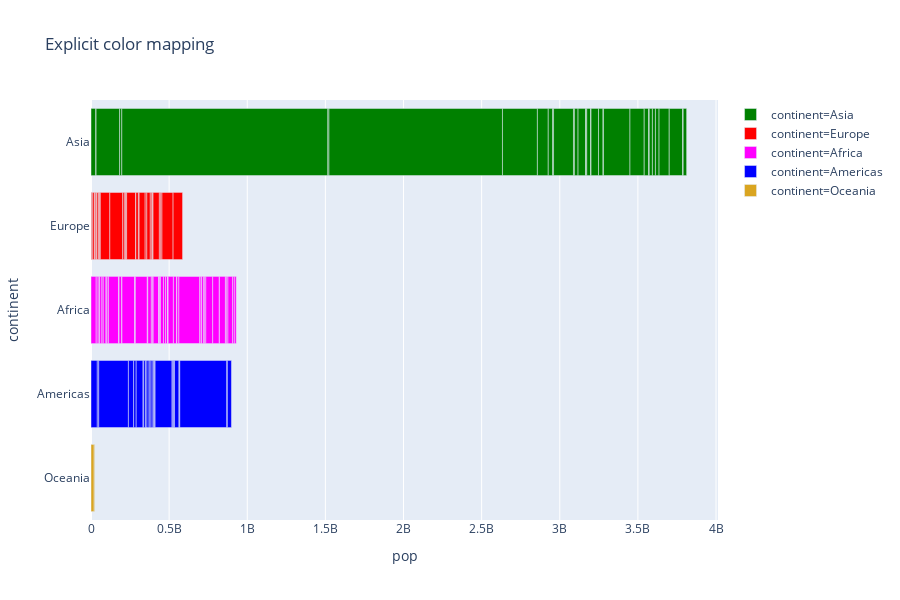

Source (notebook cell):
### Code cell
import plotly.express as px
df = px.data.gapminder().query("year == 2007")
fig = px.bar(df, y="continent", x="pop", color="continent", orientation="h", hover_name="country",
             color_discrete_map={
                "Europe": "red",
                "Asia": "green",
                "Americas": "blue",
                "Oceania": "goldenrod",
                "Africa": "magenta"},
             title="Explicit color mapping")

fig.show()

### Figure 1 — Plotly figure (JSON) as saved in the notebook; plotly's stock layout.template omitted (floating-point values rounded to 4 significant figures)
{"data": [{"alignmentgroup": "True", "hoverlabel": {"namelength": 0}, "hovertemplate": "<b>%{hovertext}</b><br><br>continent=%{y}<br>pop=%{x}", "hovertext": ["Afghanistan", "Bahrain", "Bangladesh", "Cambodia", "China", "Hong Kong, China", "India", "Indonesia", "Iran", "Iraq", "Israel", "Japan", "Jordan", "Korea, Dem. Rep.", "Korea, Rep.", "Kuwait", "Lebanon", "Malaysia", "Mongolia", "Myanmar", "Nepal", "Oman", "Pakistan", "Philippines", "Saudi Arabia", "Singapore", "Sri Lanka", "Syria", "Taiwan", "Thailand", "Vietnam", "West Bank and Gaza", "Yemen, Rep."], "legendgroup": "continent=Asia", "marker": {"color": "green"}, "name": "continent=Asia", "offsetgroup": "continent=Asia", "orientation": "h", "showlegend": true, "textposition": "auto", "type": "bar", "x": [31889923, 708573, 150448339, 14131858, 1318683096, 6980412, 1110396331, 223547000, 69453570, 27499638, 6426679, 127467972, 6053193, 23301725, 49044790, 2505559, 3921278, 24821286, 2874127, 47761980, 28901790, 3204897, 169270617, 91077287, 27601038, 4553009, 20378239, 19314747, 23174294, 65068149, 85262356, 4018332, 22211743], "xaxis": "x", "y": ["Asia", "Asia", "Asia", "Asia", "Asia", "Asia", "Asia", "Asia", "Asia", "Asia", "Asia", "Asia", "Asia", "Asia", "Asia", "Asia", "Asia", "Asia", "Asia", "Asia", "Asia", "Asia", "Asia", "Asia", "Asia", "Asia", "Asia", "Asia", "Asia", "Asia", "Asia", "Asia", "Asia"], "yaxis": "y"}, {"alignmentgroup": "True", "hoverlabel": {"namelength": 0}, "hovertemplate": "<b>%{hovertext}</b><br><br>continent=%{y}<br>pop=%{x}", "hovertext": ["Albania", "Austria", "Belgium", "Bosnia and Herzegovina", "Bulgaria", "Croatia", "Czech Republic", "Denmark", "Finland", "France", "Germany", "Greece", "Hungary", "Iceland", "Ireland", "Italy", "Montenegro", "Netherlands", "Norway", "Poland", "Portugal", "Romania", "Serbia", "Slovak Republic", "Slovenia", "Spain", "Sweden", "Switzerland", "Turkey", "United Kingdom"], "legendgroup": "continent=Europe", "marker": {"color": "red"}, "name": "continent=Europe", "offsetgroup": "continent=Europe", "orientation": "h", "showlegend": true, "textposition": "auto", "type": "bar", "x": [3600523, 8199783, 10392226, 4552198, 7322858, 4493312, 10228744, 5468120, 5238460, 61083916, 82400996, 10706290, 9956108, 301931, 4109086, 58147733, 684736, 16570613, 4627926, 38518241, 10642836, 22276056, 10150265, 5447502, 2009245, 40448191, 9031088, 7554661, 71158647, 60776238], "xaxis": "x", "y": ["Europe", "Europe", "Europe", "Europe", "Europe", "Europe", "Europe", "Europe", "Europe", "Europe", "Europe", "Europe", "Europe", "Europe", "Europe", "Europe", "Europe", "Europe", "Europe", "Europe", "Europe", "Europe", "Europe", "Europe", "Europe", "Europe", "Europe", "Europe", "Europe", "Europe"], "yaxis": "y"}, {"alignmentgroup": "True", "hoverlabel": {"namelength": 0}, "hovertemplate": "<b>%{hovertext}</b><br><br>continent=%{y}<br>pop=%{x}", "hovertext": ["Algeria", "Angola", "Benin", "Botswana", "Burkina Faso", "Burundi", "Cameroon", "Central African Republic", "Chad", "Comoros", "Congo, Dem. Rep.", "Congo, Rep.", "Cote d'Ivoire", "Djibouti", "Egypt", "Equatorial Guinea", "Eritrea", "Ethiopia", "Gabon", "Gambia", "Ghana", "Guinea", "Guinea-Bissau", "Kenya", "Lesotho", "Liberia", "Libya", "Madagascar", "Malawi", "Mali", "Mauritania", "Mauritius", "Morocco", "Mozambique", "Namibia", "Niger", "Nigeria", "Reunion", "Rwanda", "Sao Tome and Principe", "Senegal", "Sierra Leone", "Somalia", "South Africa", "Sudan", "Swaziland", "Tanzania", "Togo", "Tunisia", "Uganda", "Zambia", "Zimbabwe"], "legendgroup": "continent=Africa", "marker": {"color": "magenta"}, "name": "continent=Africa", "offsetgroup": "continent=Africa", "orientation": "h", "showlegend": true, "textposition": "auto", "type": "bar", "x": [33333216, 12420476, 8078314, 1639131, 14326203, 8390505, 17696293, 4369038, 10238807, 710960, 64606759, 3800610, 18013409, 496374, 80264543, 551201, 4906585, 76511887, 1454867, 1688359, 22873338, 9947814, 1472041, 35610177, 2012649, 3193942, 6036914, 19167654, 13327079, 12031795, 3270065, 1250882, 33757175, 19951656, 2055080, 12894865, 135031164, 798094, 8860588, 199579, 12267493, 6144562, 9118773, 43997828, 42292929, 1133066, 38139640, 5701579, 10276158, 29170398, 11746035, 12311143], "xaxis": "x", "y": ["Africa", "Africa", "Africa", "Africa", "Africa", "Africa", "Africa", "Africa", "Africa", "Africa", "Africa", "Africa", "Africa", "Africa", "Africa", "Africa", "Africa", "Africa", "Africa", "Africa", "Africa", "Africa", "Africa", "Africa", "Africa", "Africa", "Africa", "Africa", "Africa", "Africa", "Africa", "Africa", "Africa", "Africa", "Africa", "Africa", "Africa", "Africa", "Africa", "Africa", "Africa", "Africa", "Africa", "Africa", "Africa", "Africa", "Africa", "Africa", "Africa", "Africa", "Africa", "Africa"], "yaxis": "y"}, {"alignmentgroup": "True", "hoverlabel": {"namelength": 0}, "hovertemplate": "<b>%{hovertext}</b><br><br>continent=%{y}<br>pop=%{x}", "hovertext": ["Argentina", "Bolivia", "Brazil", "Canada", "Chile", "Colombia", "Costa Rica", "Cuba", "Dominican Republic", "Ecuador", "El Salvador", "Guatemala", "Haiti", "Honduras", "Jamaica", "Mexico", "Nicaragua", "Panama", "Paraguay", "Peru", "Puerto Rico", "Trinidad and Tobago", "United States", "Uruguay", "Venezuela"], "legendgroup": "continent=Americas", "marker": {"color": "blue"}, "name": "continent=Americas", "offsetgroup": "continent=Americas", "orientation": "h", "showlegend": true, "textposition": "auto", "type": "bar", "x": [40301927, 9119152, 190010647, 33390141, 16284741, 44227550, 4133884, 11416987, 9319622, 13755680, 6939688, 12572928, 8502814, 7483763, 2780132, 108700891, 5675356, 3242173, 6667147, 28674757, 3942491, 1056608, 301139947, 3447496, 26084662], "xaxis": "x", "y": ["Americas", "Americas", "Americas", "Americas", "Americas", "Americas", "Americas", "Americas", "Americas", "Americas", "Americas", "Americas", "Americas", "Americas", "Americas", "Americas", "Americas", "Americas", "Americas", "Americas", "Americas", "Americas", "Americas", "Americas", "Americas"], "yaxis": "y"}, {"alignmentgroup": "True", "hoverlabel": {"namelength": 0}, "hovertemplate": "<b>%{hovertext}</b><br><br>continent=%{y}<br>pop=%{x}", "hovertext": ["Australia", "New Zealand"], "legendgroup": "continent=Oceania", "marker": {"color": "goldenrod"}, "name": "continent=Oceania", "offsetgroup": "continent=Oceania", "orientation": "h", "showlegend": true, "textposition": "auto", "type": "bar", "x": [20434176, 4115771], "xaxis": "x", "y": ["Oceania", "Oceania"], "yaxis": "y"}], "layout": {"barmode": "relative", "height": 600, "legend": {"tracegroupgap": 0}, "title": {"text": "Explicit color mapping"}, "xaxis": {"anchor": "y", "domain": [0, 1], "title": {"text": "pop"}}, "yaxis": {"anchor": "x", "categoryarray": ["Oceania", "Americas", "Africa", "Europe", "Asia"], "categoryorder": "array", "domain": [0, 1], "title": {"text": "continent"}}}}
